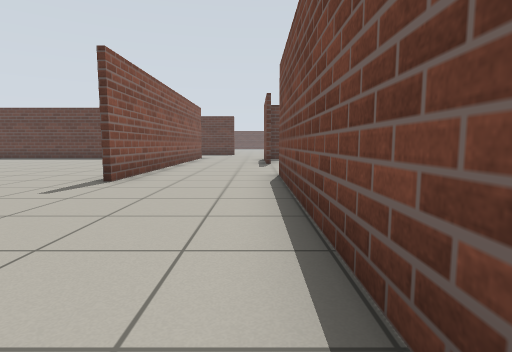
[1] (above)

24 first-person views from a walk through a Gazebo world. The camera is 0.72 m above the floor, tilts 6° down and sees 80° across. The floor is counted in squares, 1 m on a side. Each view is taken from the middle of a square. On the plan, view 1 faces up. The plan holds only what a view shows up to about 10 squares ahead; the rest is blank.

[2]
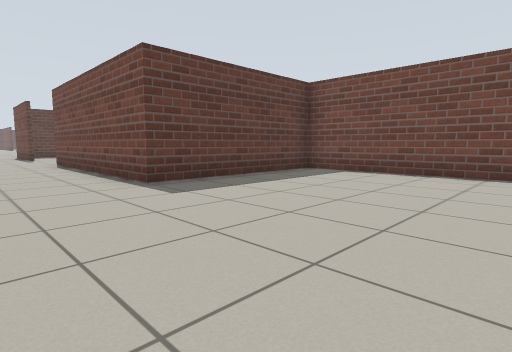

[3]
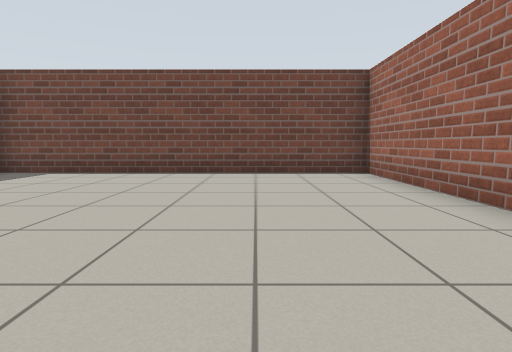

[4]
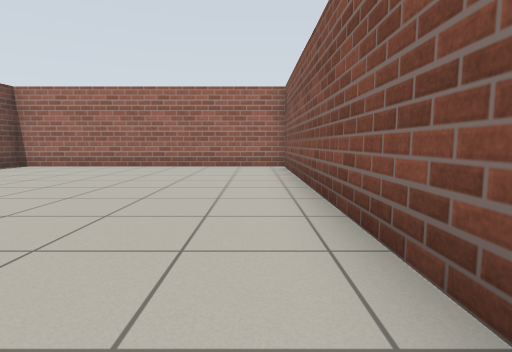

[5]
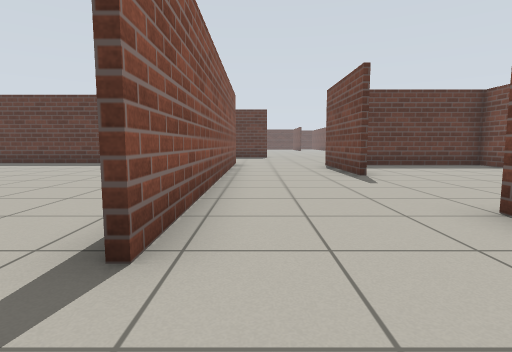

[6]
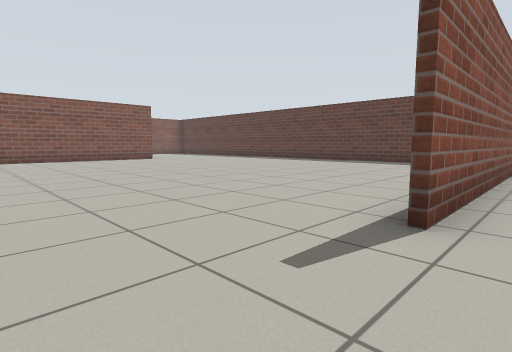

[7]
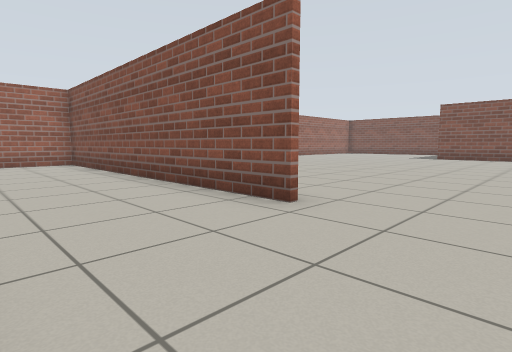

[8]
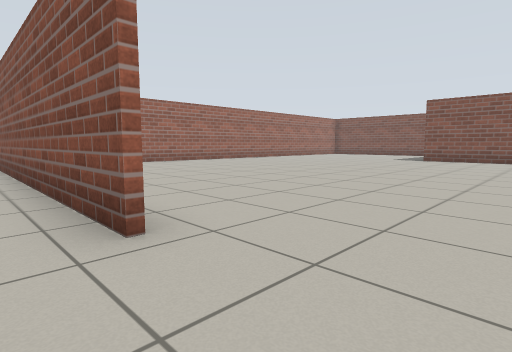

[9]
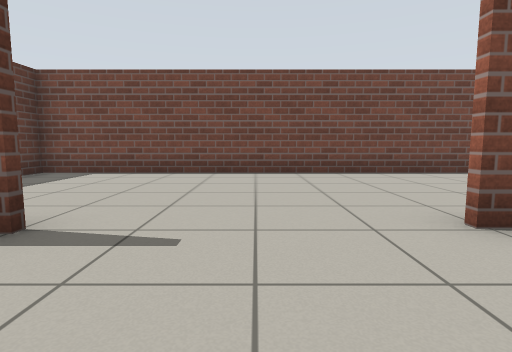

[10]
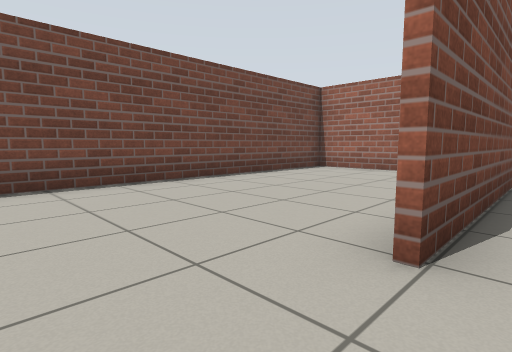

[11]
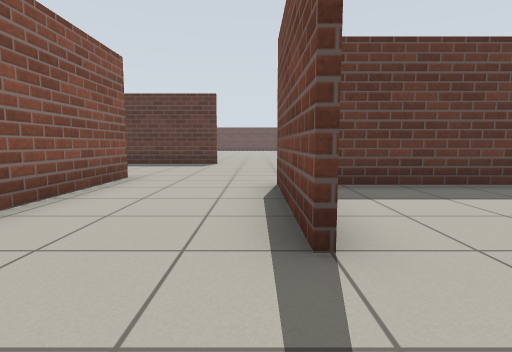

[12]
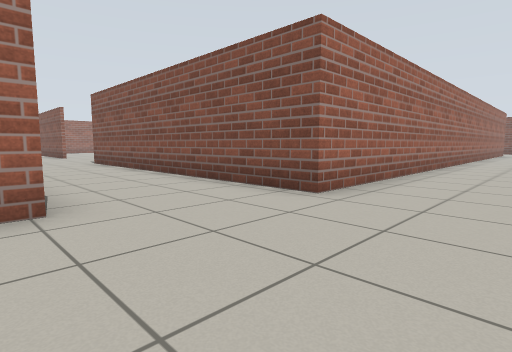

[13]
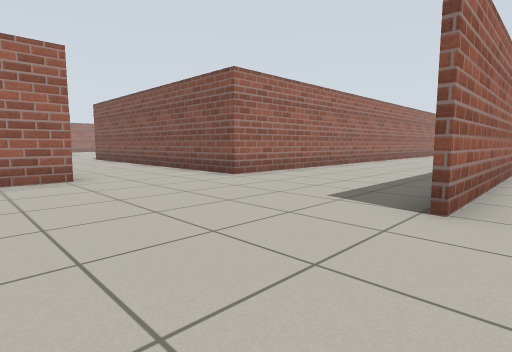

[14]
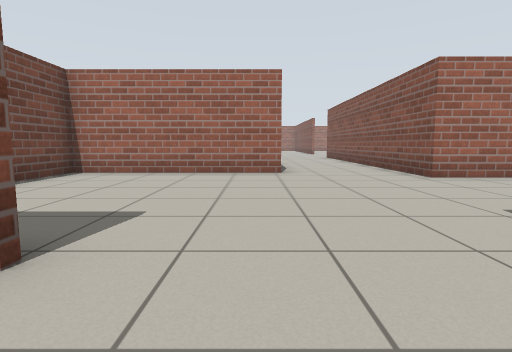

[15]
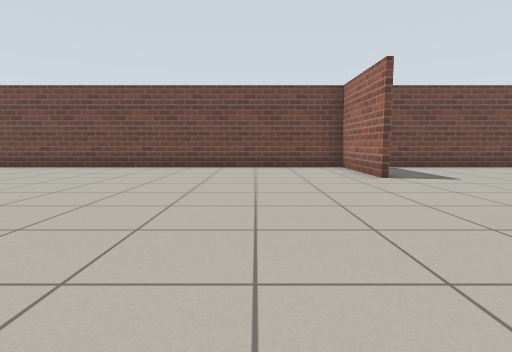

[16]
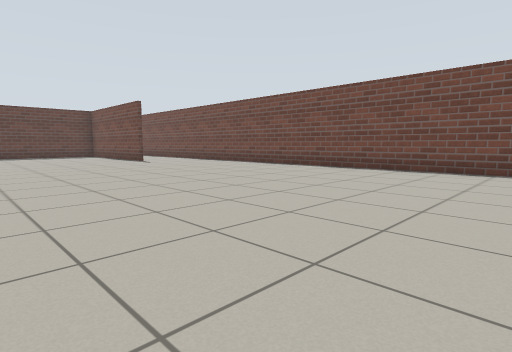

[17]
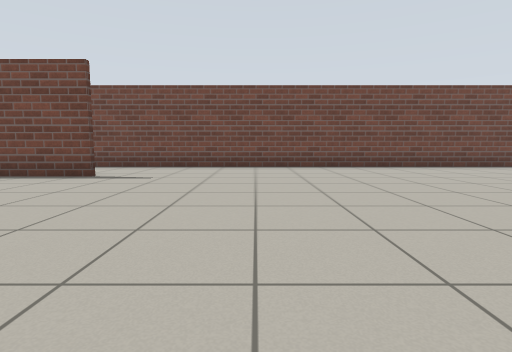

[18]
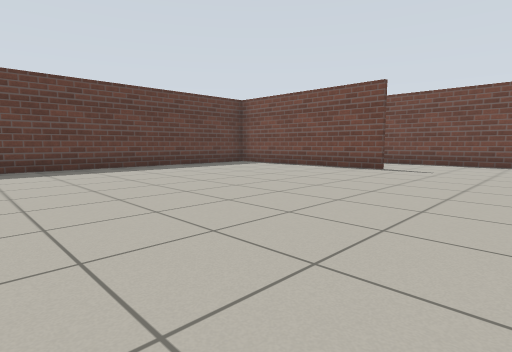

[19]
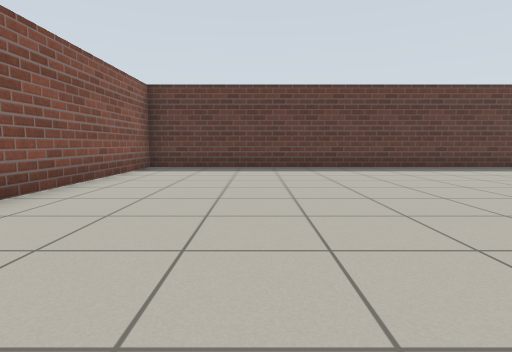

[20]
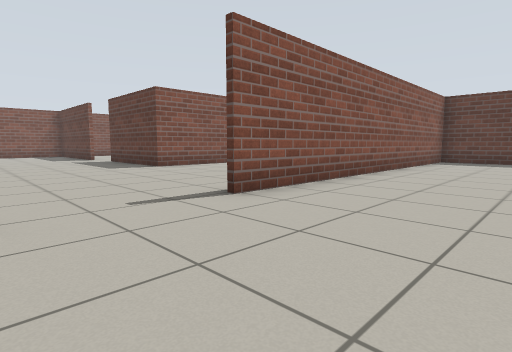

[21]
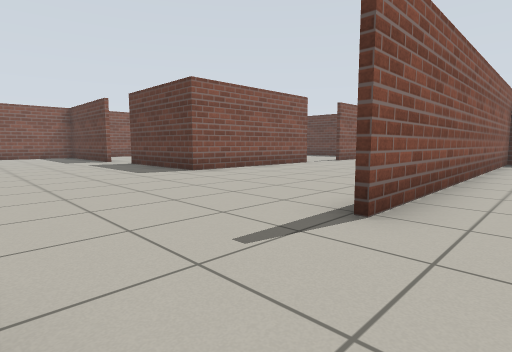

[22]
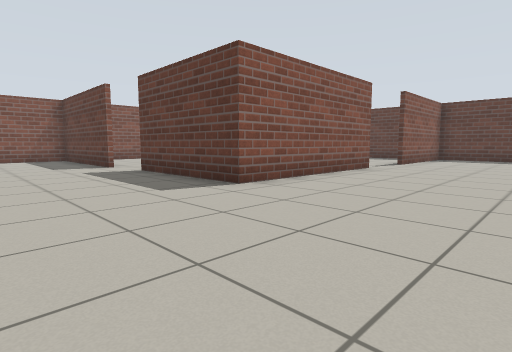

[23]
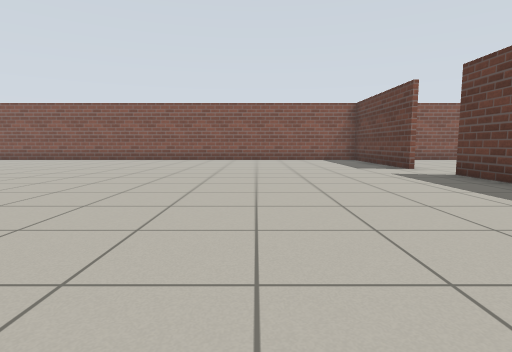

[24]
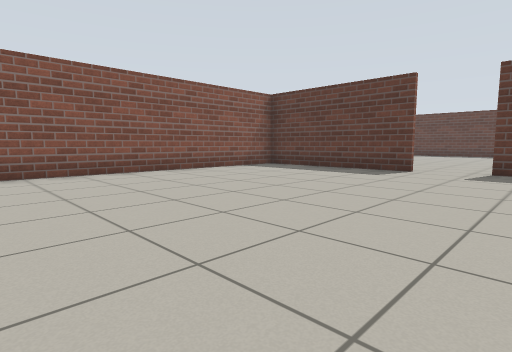

### Floor plan
Points are (right, up) in squares from view 1. A wall is a line through its corners. A room is listed if a view was taken in it or the views show most of it. See-through windows are left out.
Room 1 (views 1, 2, 3)
walls: (-2.9, 0.8) (-2.9, -8.7) (5.6, -8.7) (5.6, 0); (5.6, 0.4) (0.5, 0.4)
ways out: opening at (-1, 1) to room 2
Room 2 (views 4, 5, 6, 7, 8, 9, 10, 11)
walls: (0.5, 0.4) (0.5, 7.1); (0.5, 10.9) (0.5, 14.5); (3, 0.5) (5.6, 0.5); (-2.9, 15.5) (-2.9, 5.8); (5.6, 0) (5.6, 13.9); (5.6, 14.3) (1.4, 14.3)
ways out: opening at (-1, 1) to room 1; opening at (-1.5, 15.5) to room 3
Room 3 (views 12, 13, 21, 22, 23, 24)
walls: (-20.6, 33.4) (-24, 33.4); (-11, 15.5) (-2.9, 15.5); (-15.1, 39) (-15.1, 33.7) (-19.1, 33.7); (-25.6, 31.8) (-25.6, 25.6); (2.4, 20.2) (3.4, 20.2); (0.2, 14.5) (5.6, 14.5); (5.6, 13.9) (5.6, 18.9)
ways out: opening at (-1.5, 15.5) to room 2; opening at (-8.7, 30) to room 4; opening at (1, 20.8) to room 4; opening at (-20, 34); opening at (-15, 40)
Room 4 (views 14, 15, 16, 17, 18, 19, 20)
walls: (2.7, 36.5) (2.7, 38.7); (-6.8, 20.2) (-1.4, 20.2); (3.4, 20.2) (5.6, 20.2) (5.6, 38.1); (2, 42.4) (-9.3, 42.4) (-9.3, 31.8)
ways out: opening at (-8.7, 30) to room 3; opening at (1, 20.8) to room 3

Positions as (right, up) in squares from view 1, and headings:
1: (0, 0), facing up
2: (-2, -5), facing up-right
3: (-2, -6), facing right
4: (-2, 1), facing down
5: (-2, 4), facing up
6: (-2, 3), facing up-left
7: (0, 3), facing down-left
8: (-2, 3), facing down-left
9: (-2, 9), facing right
10: (0, 9), facing down-right
11: (0, 9), facing up
12: (1, 18), facing down-left
13: (2, 21), facing down-left
14: (1, 22), facing down
15: (-4, 23), facing right
16: (-3, 24), facing up-right
17: (-4, 33), facing right
18: (-6, 33), facing up-right
19: (-6, 33), facing up
20: (-6, 29), facing up-left
21: (-8, 29), facing up-left
22: (-11, 30), facing up-left
23: (-12, 29), facing left
24: (-18, 25), facing up-left
